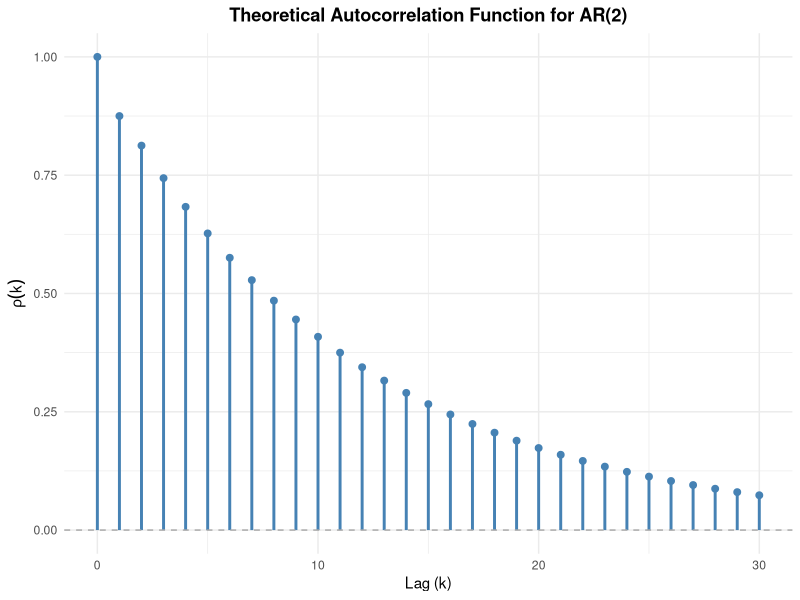
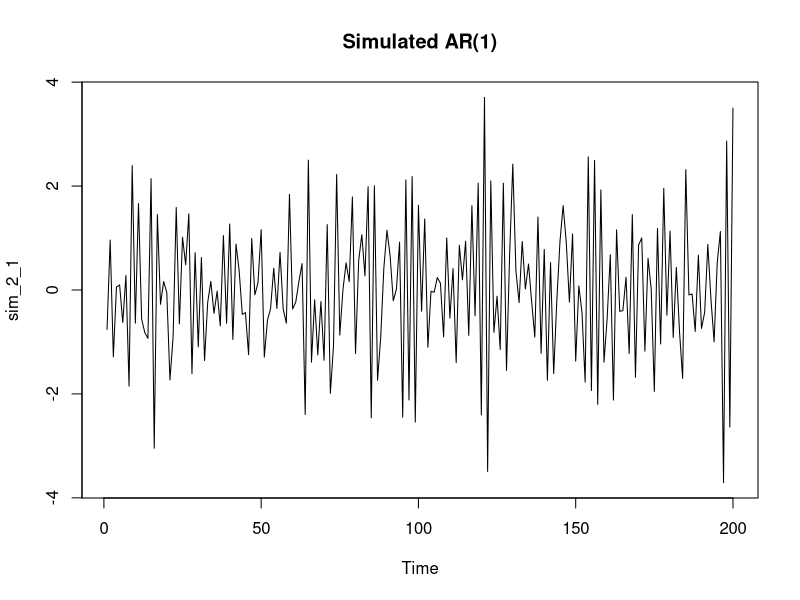
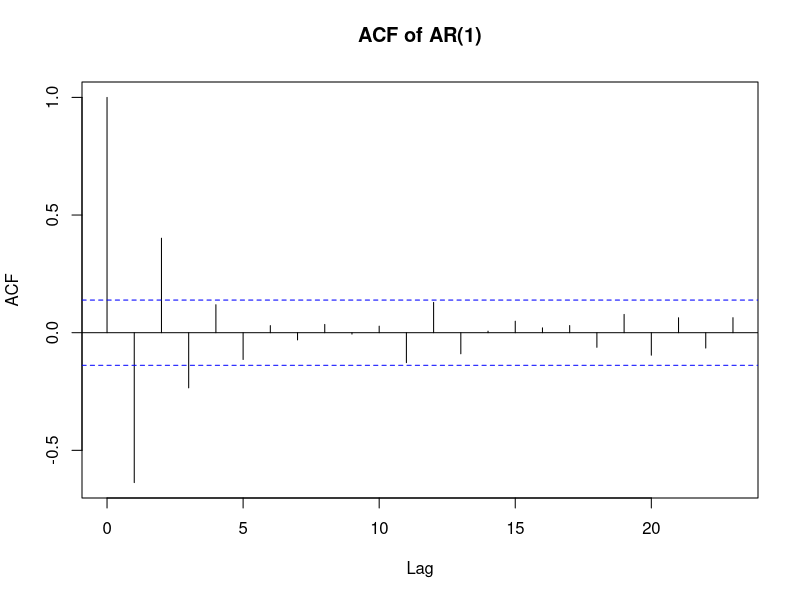
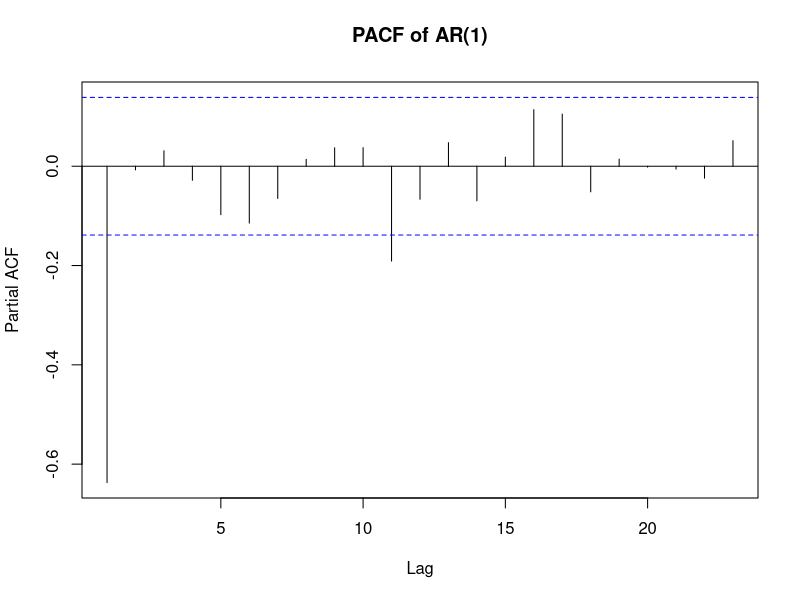
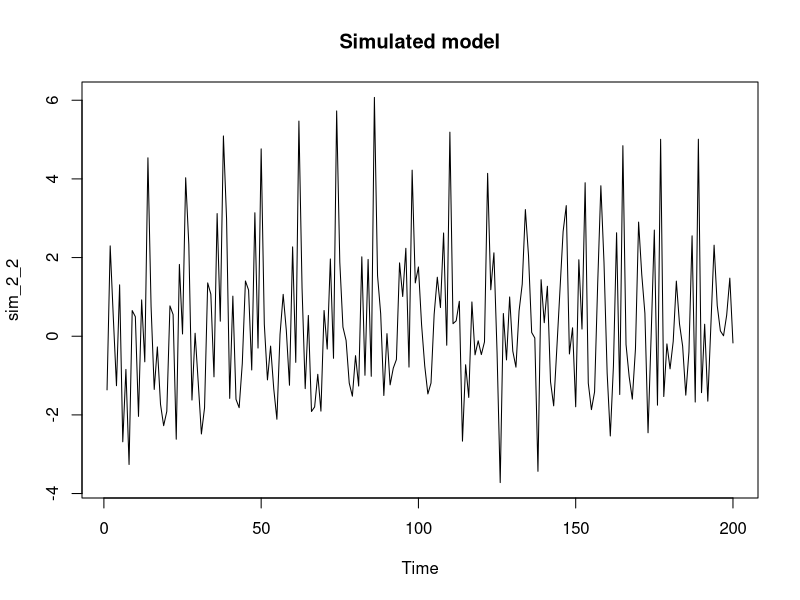
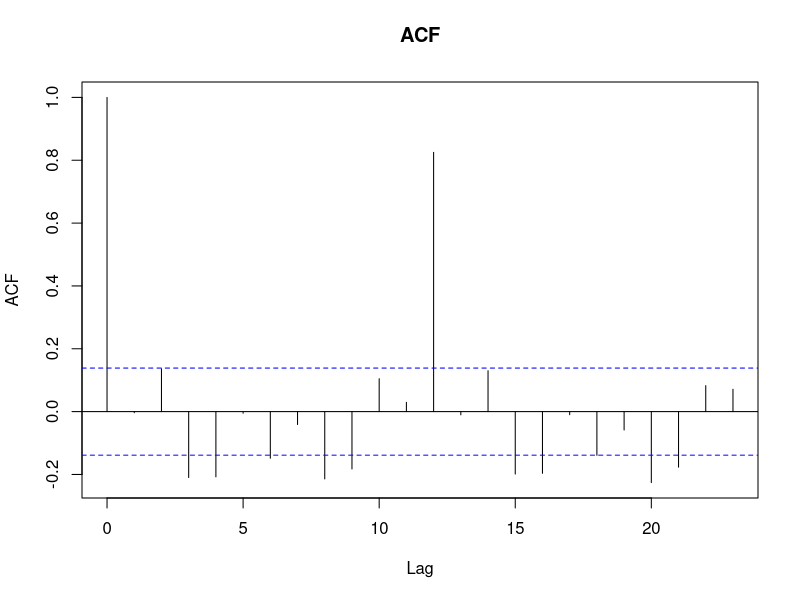
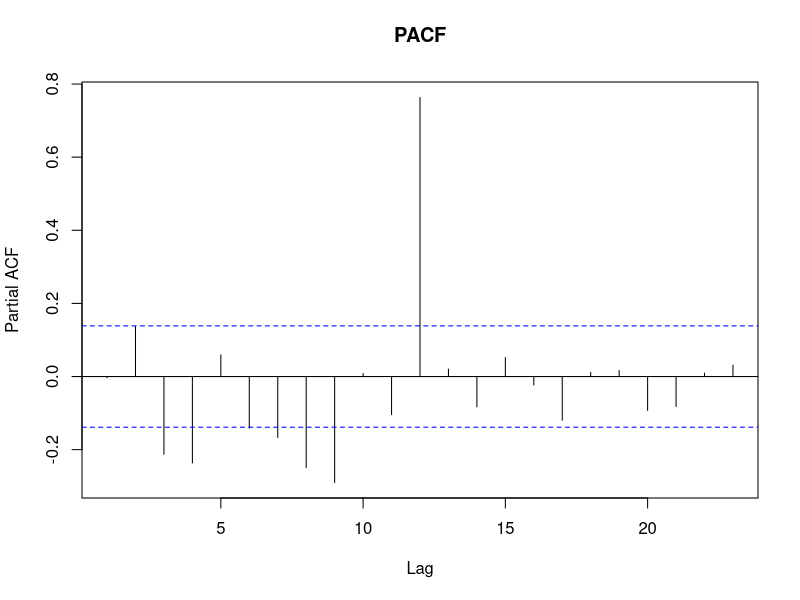
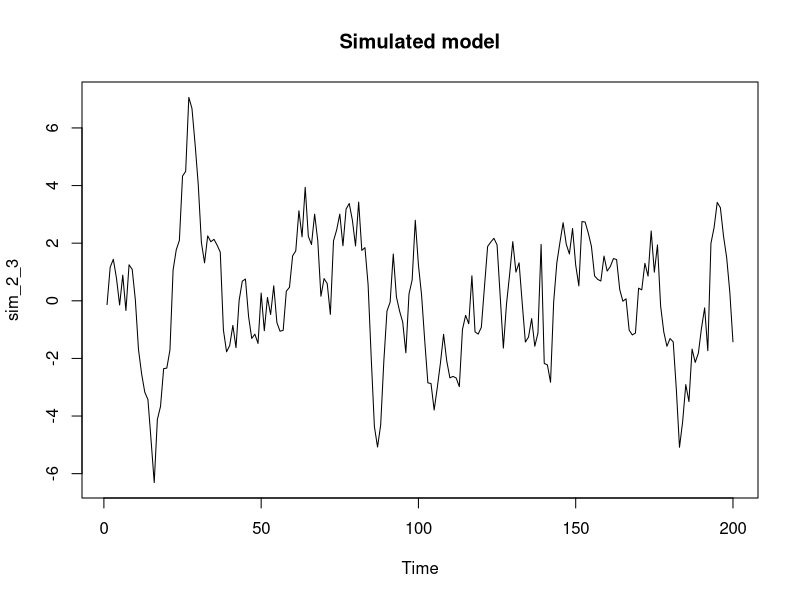

Source code (R) for these figures, in order:
## ---- chunk 1
knitr::opts_chunk$set(echo = TRUE)
library(ggplot2)
## ---- chunk 2
# Input
phi_1 <- -0.7
phi_2 <- -0.2
n_lag = 30


rho <- numeric(n_lag +1)

# Calculate autocorrelation (1-indexed)
rho[1] = 1                            #k=0
rho[2] = -phi_1 / ( 1 + phi_2)        #k=1

#Calculate for k=2,...,30
for (k in 3:(n_lag + 1)) {
  rho[k] = -phi_1 * rho[k-1] - phi_2 * rho[k-2]
}

#df for ggplot
acf_df <- data.frame(
  lag = 0:n_lag,
  autocorrelation = rho
)


# plot - hjálp frá ai
acf_plot <- 
  ggplot(acf_df, aes(x = lag, y = autocorrelation)) +
  # vertical lines from y=0 to the rho value
  geom_segment(aes(xend = lag, yend = 0), color = "steelblue", linewidth = 1) + 
  # Add dots at the tips for a polished look
  geom_point(color = "steelblue", size = 2) + 
  # Add the dashed zero line
  geom_hline(yintercept = 0, linetype = "dashed", color = "darkgray") + 
  # Add labels and formatting
  labs(
    title = "Theoretical Autocorrelation Function for AR(2)",
    x = "Lag (k)",
    y = expression(rho(k))
  ) +
  theme_minimal() + # A clean, modern theme
  theme(plot.title = element_text(hjust = 0.5, face = "bold")) # Center the title

print(acf_plot)
ggsave("myndir/acf_plot.png", plot = acf_plot, width = 8, height = 5, dpi = 300)


## ---- chunk 3
set.seed(67)
sim_2_1 <- arima.sim(model = list(ar=-0.6), n=200) # -0.6 af thvi ad R vill hafa thetta a forminu [X_t = phi_1*X_{t-1} + epsilon] en vid gerum [X_t + phi_1 * X_{t-1} = epsilon]

plot(sim_2_1, main="Simulated AR(1)")
acf(sim_2_1, main="ACF of AR(1)")
pacf(sim_2_1, main="PACF of AR(1)")

 
png("myndir/plot_2_1.png", width = 2400, height = 1600, res = 300)


layout(matrix(c(1, 1, 2, 3), nrow = 2, byrow = TRUE))
plot(sim_2_1, main="Simulated AR(1)")
acf(sim_2_1, main="ACF of AR(1)")
pacf(sim_2_1, main="PACF of AR(1)")


dev.off()
## ---- chunk 4
set.seed(67)
sim_2_2 = arima.sim(model = list(ar = c(rep(0,11),0.9)), n=200)

plot(sim_2_2, main="Simulated model")
acf(sim_2_2, main="ACF")
pacf(sim_2_2, main="PACF")

png("myndir/plot_2_2.png", width = 2400, height = 1600, res = 300)


layout(matrix(c(1, 1, 2, 3), nrow = 2, byrow = TRUE))
plot(sim_2_2, main="Simulated model")
acf(sim_2_2, main="ACF")
pacf(sim_2_2, main="PACF")


dev.off()

## ---- chunk 5
set.seed(67)
sim_2_3 = arima.sim(model = list(ar=0.9, ma = c(rep(0,11),-0.7)), n=200)

plot(sim_2_3, main="Simulated model")
acf(sim_2_3, main="ACF")
pacf(sim_2_3, main="PACF")

png("myndir/plot_2_3.png", width = 2400, height = 1600, res = 300)

layout(matrix(c(1, 1, 2, 3), nrow = 2, byrow = TRUE))
plot(sim_2_3, main="Simulated model")
acf(sim_2_3, main="ACF")
pacf(sim_2_3, main="PACF")

dev.off()

## ---- chunk 6
set.seed(67)
sim_2_4 = arima.sim(model = list(ar = c(-0.6, rep(0, 10), -0.8, -0.48)), n=200)

plot(sim_2_4, main="Simulated model")
acf(sim_2_4, main="ACF")
pacf(sim_2_4, main="PACF")

png("myndir/plot_2_4.png", width = 2400, height = 1600, res = 300)

layout(matrix(c(1, 1, 2, 3), nrow = 2, byrow = TRUE))
plot(sim_2_4, main="Simulated model")
acf(sim_2_4, main="ACF")
pacf(sim_2_4, main="PACF")

dev.off()
## ---- chunk 7
set.seed(67)

# Lags 2–11: 0
sim_2_5 = arima.sim(model = list(ma = c(0.4, rep(0, 10), -0.8, -0.32)), n=200)
plot(sim_2_5, main="Simulated model")
acf(sim_2_5, main="ACF")
pacf(sim_2_5, main="PACF")

png("myndir/plot_2_5.png", width = 2400, height = 1600, res = 300)

layout(matrix(c(1, 1, 2, 3), nrow = 2, byrow = TRUE))
plot(sim_2_5, main="Simulated model")
acf(sim_2_5, main="ACF")
pacf(sim_2_5, main="PACF")

dev.off()
## ---- chunk 8
set.seed(67)
sim_2_6 = arima.sim(model = list(
    ar = c(rep(0, 11), 0.7),
    ma = -0.4
    ), n=200)

plot(sim_2_6, main="Simulated model")
acf(sim_2_6, main="ACF")
pacf(sim_2_6, main="PACF")

png("myndir/plot_2_6.png", width = 2400, height = 1600, res = 300)

layout(matrix(c(1, 1, 2, 3), nrow = 2, byrow = TRUE))
plot(sim_2_6, main="Simulated model")
acf(sim_2_6, main="ACF")
pacf(sim_2_6, main="PACF")

dev.off()
